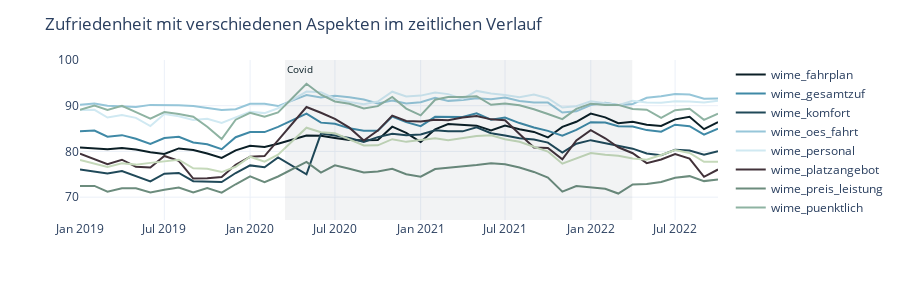

The cell this chart's notebook holds for it:
### Code cell
fig = px.line(
    df_satisfaction,
    x="yearmonth",
    y="value",
    color="variable",
    color_discrete_sequence=color_discrete_sequence,
    template=template,
)

fig.update_layout(
    title="Zufriedenheit mit verschiedenen Aspekten im zeitlichen Verlauf",
    yaxis_title="",
    xaxis_title="",
    height=300,
    legend_title="",
)

fig.update_traces(line_width=2)
fig.update_yaxes(range=(65, 100))
fig.add_vrect(
    x0="2020-03-16",
    x1="2022-03-31",
    line_width=0,
    fillcolor="#0B1F26",
    opacity=0.05,
    annotation_text="Covid",
    annotation_position="top left",
    annotation_font_size=10,
    annotation_font_color="#0B1F26",
)

line_width = 2

fig.show()

pio.write_image(fig, "images/fig-satisfaction_zeitreihe.svg")  # save fig as png
